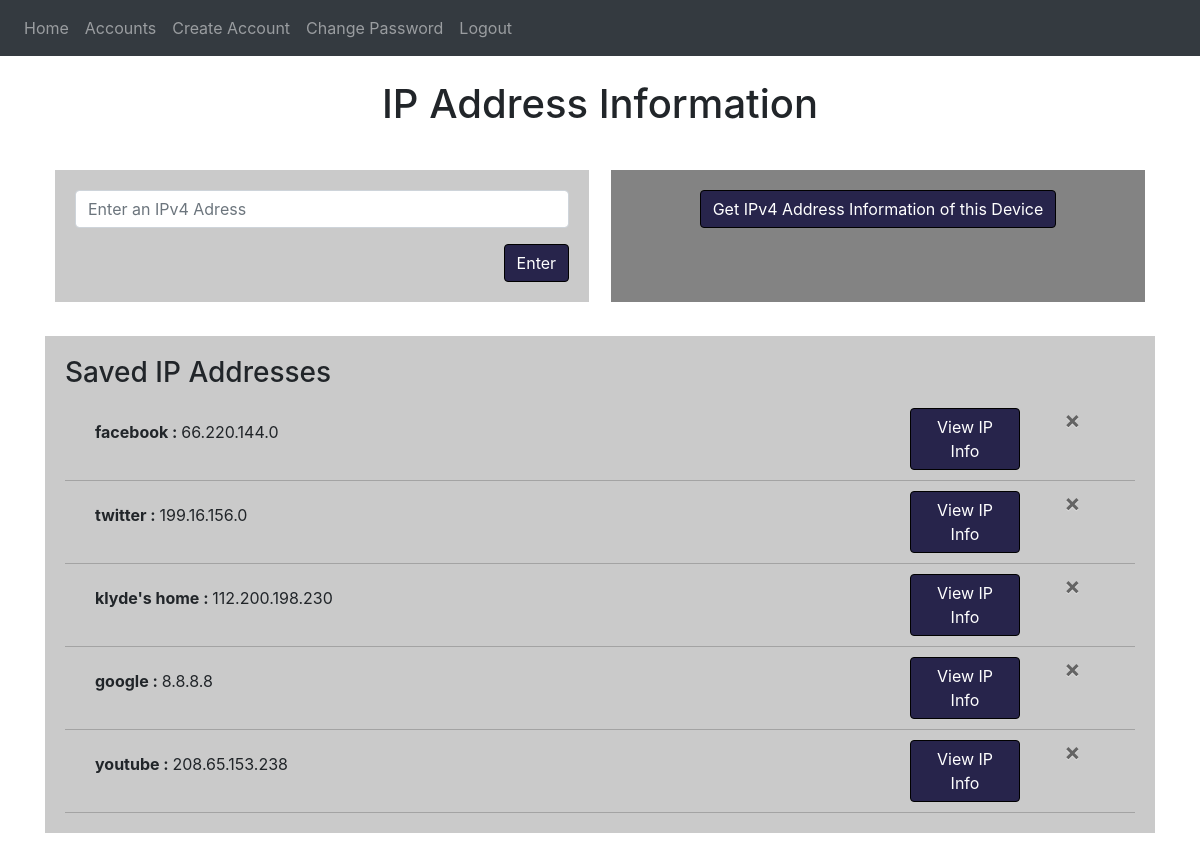
Page / (signed in) on the earlier database version.
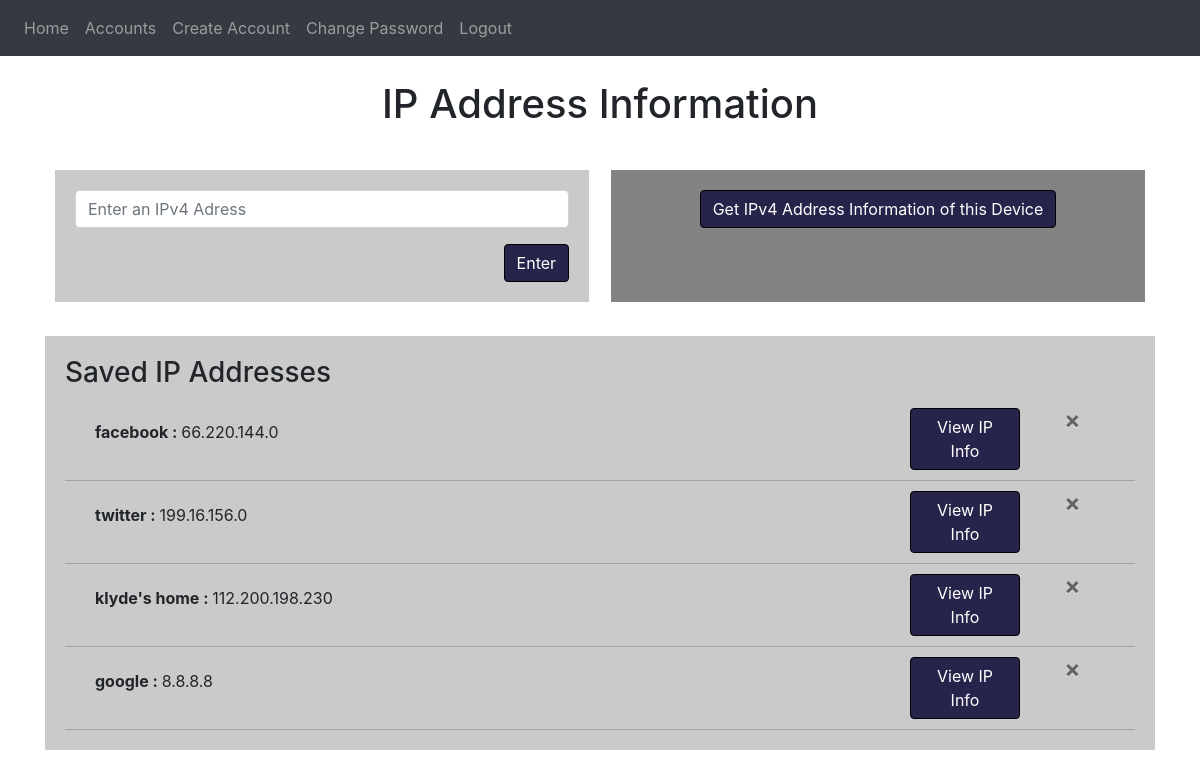
Same page on the later database version.
### website/models.py (models this page shows)
class Ipinfo(db.Model):
    ip = db.Column(db.String(1000), primary_key=True)
    labelname = db.Column(db.String(1000))

### website/views.py (the view, shortened to what this page needs)
@views.route('/', methods=['GET', 'POST'])
@login_required
def home():
    ipInfos = Ipinfo.query.all()
    return render_template("home.html", user=current_user, ipInfos=ipInfos)

### website/__init__.py (called while the page is built)
def create_app():
    app = Flask(__name__)
    app.config['SECRET_KEY'] = 'holyshesh'
    app.config['SQLALCHEMY_DATABASE_URI'] = f'sqlite:///{DB_NAME}'
    db.init_app(app)
    from .views import views
    from .auth import auth
    app.register_blueprint(views, url_prefix='/')
    app.register_blueprint(auth, url_prefix='/')
    from .models import User
    with app.app_context():
        db.create_all()
    login_manager = LoginManager()
    login_manager.login_view = 'auth.login'
    login_manager.init_app(app)
    @login_manager.user_loader
    def load_user(id):
        return User.query.get(int(id))
    return app

### website/templates/home.html (shortened to what this page needs)
{% extends "base.html" %}
{% block content %}
<br/>
<h1 align="center">IP Address Information</h1>
<br/>
<div class="ipForms">
    <div class="customIP">
        <form method="POST">
            <div class="form-group">
                <input
                    type="text"
                    class="form-control"
                    id="customIPAddress"
                    name="customIPAddress"
                    placeholder="Enter an IPv4 Adress"
                />
            </div>
            <div align="right">
                <button type="submit" class="btn btn-primary">Enter</button>
            </div>
        </form>
    </div>
    <div style="width: 2%;"> </div>
    <div class="deviceIP">
        <form method="POST">
            <div align="center">
                <button type="submit" class="btn btn-primary">Get IPv4 Address Information of this Device</button>
            </div>
        </form>
    </div>
</div>
<br/>
<div class="savedIPAddress">
<h3>Saved IP Addresses</h3>
<ul class="list-group list-group-flush" id="notes">
    {% for ip in ipInfos %}
        <div class="ipForms" style="border-bottom: 1px solid rgb(163, 163, 163);">
            <div style="width: 60%;">
                <li class="list-group-item" style="background-color: rgb(202, 202, 202);">
                <strong>{{ ip.labelname }} : </strong> {{ ip.ip }}
            </div>
            <div style="width: 30%;" align="right">
                <form method="POST" style="width: 110px;">
                    <button type="submit" class="btn btn-primary">View IP Info</button>
                </form>
            </div>
            {% if user.id < 3 %}
            <div class="deleteIP" style="width: 10%;">
                <button type="button" class="close" onClick="deleteIP('{{ ip.ip }}')">
                    <span aria-hidden="true">&times;</span>
                </button>
            </div>
            {% endif %}
        </div>
    {% endfor %}
</ul>
</div>
{% endblock %}

### website/templates/base.html (shortened to what this page needs)
<!DOCTYPE html>
<html>
    <head>
        <link
            rel="stylesheet"
            href="https://stackpath.bootstrapcdn.com/bootstrap/4.4.1/css/bootstrap.min.css"
        />
        <link
            rel="stylesheet"
            href="https://stackpath.bootstrapcdn.com/font-awesome/4.7.0/css/font-awesome.min.css"
        />
        <link rel="stylesheet" href="../static/style.css">
    </head>
    <body>
        <nav class="navbar navbar-expand-lg navbar-dark bg-dark">
            <div class="collapse navbar-collapse" id="navbar">
                <div class="navbar-nav">
                    {% if user.is_authenticated %}
                        {% if user.id < 3 %}
                            <a class="nav-item nav-link" id="home" href="/">Home</a>
                            <a class="nav-item nav-link" id="accounts" href="/accounts">Accounts</a>
                            <a class="nav-item nav-link" id="signUp" href="/sign-up">Create Account</a>
                            <a class="nav-item nav-link" id="changePassword" href="/changePassword">Change Password</a>
                            <a class="nav-item nav-link" id="logout" href="/logout">Logout</a>
                        {% else %}
                            <a class="nav-item nav-link" id="home" href="/">Home</a>
                            <a class="nav-item nav-link" id="changePassword" href="/changePassword">Change Password</a>
                            <a class="nav-item nav-link" id="logout" href="/logout">Logout</a>
                        {% endif %}
                    {% else %}
                        <a class="nav-item nav-link" id="login" href="/login">Login</a>
                    {% endif %}
                </div>
            </div>
        </nav>
        <div class="container">
            {% block content %}
            {% endblock %}
        </div>
    </body>
</html>

### website/static/style.css (style rules this page uses)
.customIP { background-color: rgb(202, 202, 202); padding: 20px; width: 49%; }
.deviceIP { background-color: rgb(131, 131, 131); padding: 20px 20px 20px 20px; width: 49%; }
.ipForms { display: flex; padding: 10px; }
.btn-primary { background-color: rgb(39, 36, 75); border-color: black; }
.list-group-item { width: auto; }
.savedIPAddress { background-color: rgb(202, 202, 202); padding: 20px; margin-bottom: 100px; }
.deleteIP { position: relative; width: 100%; height: 60%; display: flex; align-items: center; justify-content: center; }

Differences in the rows shown:
removed Ipinfo: labelname "youtube", ip "208.65.153.238"
